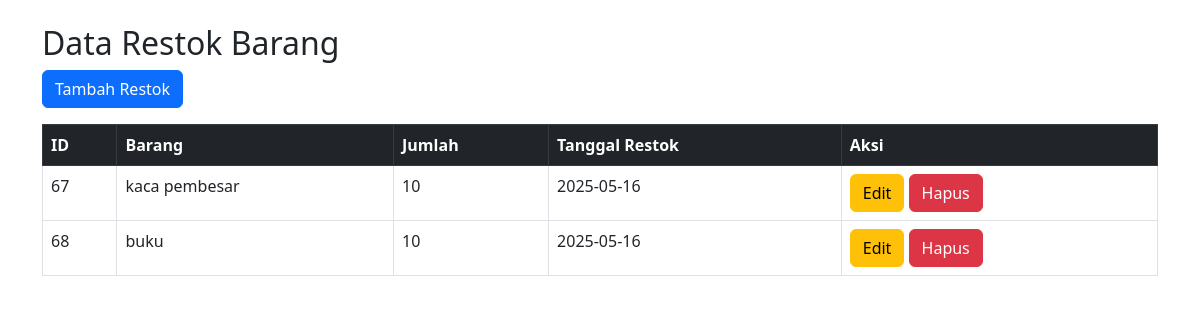
Screenshot of /restok.php (signed in) with the database file from the repository.
### tables this page shows
CREATE TABLE `restokbarang` (
  `id_restok` int(11) NOT NULL,
  `id_pengguna` int(11) DEFAULT NULL,
  `id_barang` int(11) DEFAULT NULL,
  `jumlah` int(11) NOT NULL,
  `tanggal_restok` date DEFAULT current_timestamp(),
  `harga_beli` decimal(15,2) DEFAULT NULL,
  `laba` decimal(15,2) NOT NULL
);

CREATE TABLE `barang` (
  `id_barang` int(11) NOT NULL,
  `nama_barang` varchar(100) NOT NULL,
  `id_kategori` int(11) DEFAULT NULL,
  `harga` decimal(10,2) NOT NULL,
  `tanggal_ditambahkan` timestamp NOT NULL DEFAULT current_timestamp() ON UPDATE current_timestamp(),
  `stok` int(11) NOT NULL DEFAULT 0,
  `gambar` varchar(255) NOT NULL,
  `kode_barang` varchar(255) DEFAULT NULL,
  `keuntungan` int(100) DEFAULT NULL
);

### restok.php (the view, shortened to what this page needs)
<?php
include 'config.php';
$result = $conn->query("SELECT r.id_restok, b.nama_barang, r.jumlah, r.tanggal_restok FROM restokbarang r JOIN barang b ON r.id_barang = b.id_barang");
?>
<!DOCTYPE html>
<html lang="id">
<head>
    <link rel="stylesheet" href="https://cdn.jsdelivr.net/npm/bootstrap@5.3.0/dist/css/bootstrap.min.css">
</head>
<body>
    <div class="container mt-4">
        <h2>Data Restok Barang</h2>
        <a href="tambah_restok.php" class="btn btn-primary mb-3">Tambah Restok</a>
        <table class="table table-bordered">
            <thead class="table-dark">
                <tr>
                    <th>ID</th>
                    <th>Barang</th>
                    <th>Jumlah</th>
                    <th>Tanggal Restok</th>
                    <th>Aksi</th>
                </tr>
            </thead>
            <tbody>
                <?php while ($row = $result->fetch_assoc()): ?>
                    <tr>
                        <td><?php echo $row['id_restok']; ?></td>
                        <td><?php echo $row['nama_barang']; ?></td>
                        <td><?php echo $row['jumlah']; ?></td>
                        <td><?php echo $row['tanggal_restok']; ?></td>
                        <td>
                            <a href="edit_restok.php?id=<?php echo $row['id_restok']; ?>" class="btn btn-warning">Edit</a>
                            <a href="restok_list.php?hapus=<?php echo $row['id_restok']; ?>" class="btn btn-danger" onclick="return confirm('Yakin ingin menghapus?')">Hapus</a>
                        </td>
                    </tr>
                <?php endwhile; ?>
            </tbody>
        </table>
    </div>
</body>
</html>

### rows the page displays
restokbarang: id_restok "67", id_barang.nama_barang "kaca pembesar", jumlah "10", tanggal_restok "2025-05-16"
restokbarang: id_restok "68", id_barang.nama_barang "buku", jumlah "10", tanggal_restok "2025-05-16"
